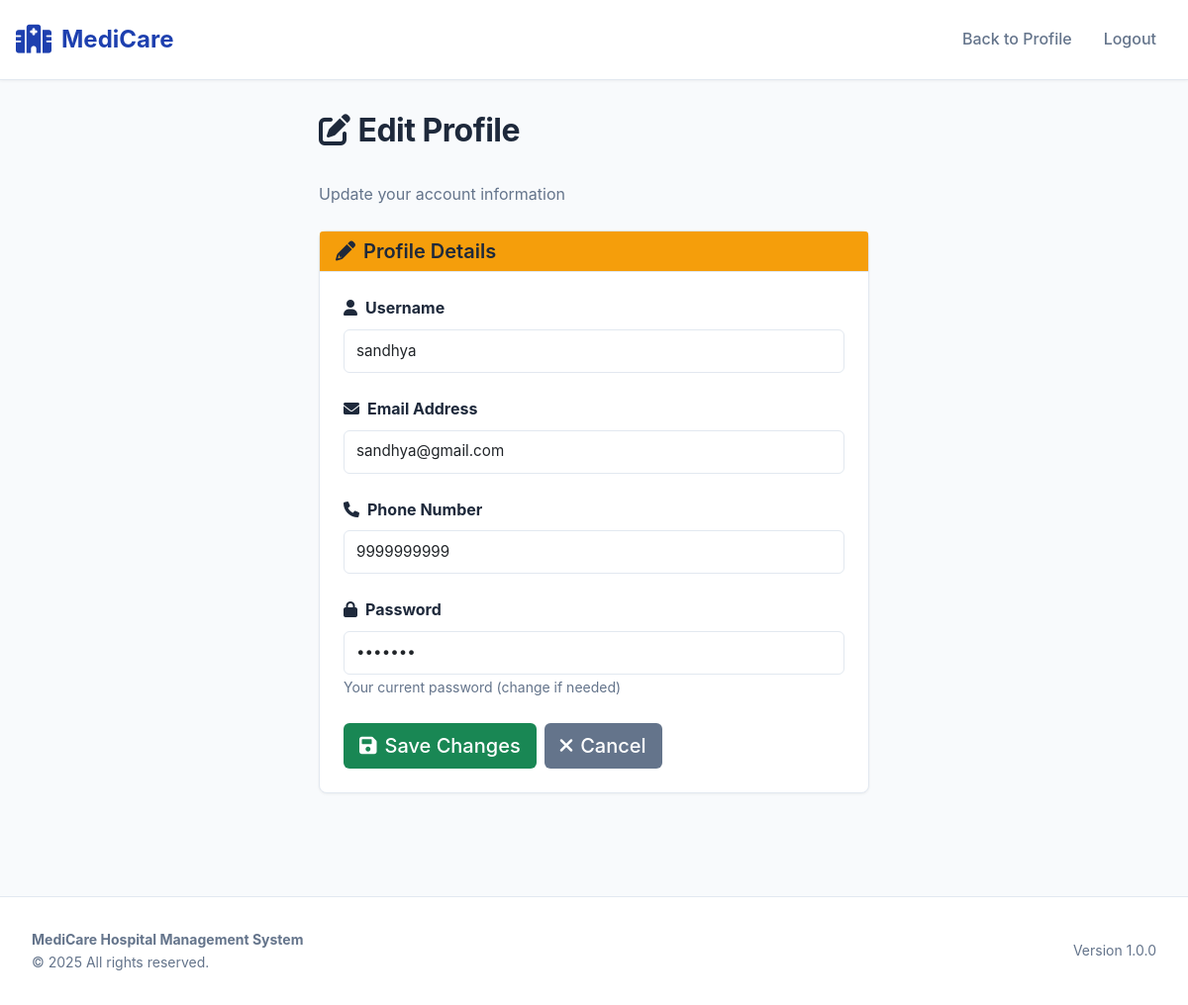
The app's page /patient/profile/edit/5 with its own data.
### application/models.py (models this page shows)
class User(db.Model):
    id = db.Column(db.Integer, primary_key=True)
    username = db.Column(db.String(80), unique = True, nullable = False)
    email = db.Column(db.String(100), unique = True, nullable = False)
    password = db.Column(db.String(20), nullable = False)
    phone = db.Column(db.String(15), nullable=True)
    type = db.Column(db.String(20), nullable = False, default='user')
    requests = db.relationship('Appointment', backref='user', lazy=True)

### application/controllers.py (the view, shortened to what this page needs)
@app.route('/patient/profile/edit/<int:user_id>', methods=['GET', 'POST'])
def patient_profile_edit(user_id):
    user = User.query.get(user_id)
    if not user or user.type != 'user':
        return redirect('/login')
    return render_template('patient_profile_edit.html', user=user)

### templates/patient_profile_edit.html (shortened to what this page needs)
{% extends "base.html" %}
{% block nav_items %}
    <li class="nav-item">
        <a class="nav-link" href="/patient/profile/{{ user.id }}">Back to Profile</a>
    </li>
    <li class="nav-item">
        <a class="nav-link" href="/logout">Logout</a>
    </li>
{% endblock %}
{% block content %}
<div class="row">
    <div class="col-lg-6 mx-auto">
        <h1 class="page-title">
            <i class="fas fa-edit me-2"></i>Edit Profile
        </h1>
        <p class="text-muted mb-4">Update your account information</p>
        <div class="card">
            <div class="card-header bg-warning text-dark">
                <h5 class="mb-0">
                    <i class="fas fa-pencil-alt me-2"></i>Profile Details
                </h5>
            </div>
            <div class="card-body p-4">
                <form method="post">
                    <div class="mb-4">
                        <label for="username" class="form-label">
                            <i class="fas fa-user me-2"></i><strong>Username</strong>
                        </label>
                        <input
                            type="text"
                            class="form-control form-control-lg"
                            id="username"
                            name="username"
                            value="{{ user.username }}"
                            required
                        >
                    </div>
                    <div class="mb-4">
                        <label for="email" class="form-label">
                            <i class="fas fa-envelope me-2"></i><strong>Email Address</strong>
                        </label>
                        <input
                            type="email"
                            class="form-control form-control-lg"
                            id="email"
                            name="email"
                            value="{{ user.email }}"
                            required
                        >
                    </div>
                    <div class="mb-4">
                        <label for="phone" class="form-label">
                            <i class="fas fa-phone me-2"></i><strong>Phone Number</strong>
                        </label>
                        <input
                            type="tel"
                            class="form-control form-control-lg"
                            id="phone"
                            name="phone"
                            value="{{ user.phone if user.phone else '' }}"
                            placeholder="10-digit phone number (Optional)"
                        >
                    </div>
                    <div class="mb-4">
                        <label for="password" class="form-label">
                            <i class="fas fa-lock me-2"></i><strong>Password</strong>
                        </label>
                        <input
                            type="password"
                            class="form-control form-control-lg"
                            id="password"
                            name="password"
                            value="{{ user.password }}"
                            placeholder="Enter your password"
                        >
                        <small class="text-muted">Your current password (change if needed)</small>
                    </div>
                    <div class="d-flex gap-2">
                        <button type="submit" class="btn btn-success btn-lg">
                            <i class="fas fa-save me-2"></i>Save Changes
                        </button>
                        <a href="/patient/profile/{{ user.id }}" class="btn btn-secondary btn-lg">
                            <i class="fas fa-times me-2"></i>Cancel
                        </a>
                    </div>
                </form>
            </div>
        </div>
    </div>
</div>
{% endblock %}

### templates/base.html (style rules this page uses)
:root { --primary: #1e40af; --primary-dark: #1e3a8a; --primary-light: #3b82f6; --secondary: #64748b; --success: #10b981; --warning: #f59e0b; --danger: #ef4444; --light-bg: #f8fafc; --border-color: #e2e8f0; --text-primary: #1e293b; --text-secondary: #64748b; }
* { margin: 0; padding: 0; box-sizing: border-box; }
body { background-color: var(--light-bg); color: var(--text-primary); font-family: -apple-system, BlinkMacSystemFont, 'Segoe UI', Roboto, 'Helvetica Neue', Arial, sans-serif; line-height: 1.6; }
.nav-link { color: var(--text-secondary) !important; font-weight: 500; margin: 0 8px; transition: color 0.2s ease; }
.page-title { font-size: 2rem; font-weight: 700; color: var(--text-primary); margin-bottom: 2rem; letter-spacing: -0.5px; }
h1, h2, h3, h4, h5, h6 { color: var(--text-primary); font-weight: 600; }
.text-muted { color: var(--text-secondary) !important; }
.card { border: 1px solid var(--border-color); border-radius: 8px; box-shadow: 0 1px 3px rgba(0, 0, 0, 0.05); transition: all 0.2s ease; margin-bottom: 1.5rem; }
.card-header { background: var(--light-bg); border-bottom: 1px solid var(--border-color); font-weight: 600; color: var(--text-primary); }
.card-header.bg-warning { background: var(--warning) !important; color: white !important; }
.card-body { padding: 1.5rem; }
.btn { border-radius: 6px; font-weight: 500; padding: 0.5rem 1rem; transition: all 0.2s ease; border: none; }
.btn-secondary { background: var(--secondary); color: white; }
.form-control, .form-select { border: 1px solid var(--border-color); border-radius: 6px; padding: 0.6rem 0.75rem; font-size: 0.95rem; transition: all 0.2s ease; }
.form-label { font-weight: 500; color: var(--text-primary); margin-bottom: 0.5rem; }

### records on screen
User: username "sandhya", email "sandhya@gmail.com", phone "9999999999"
